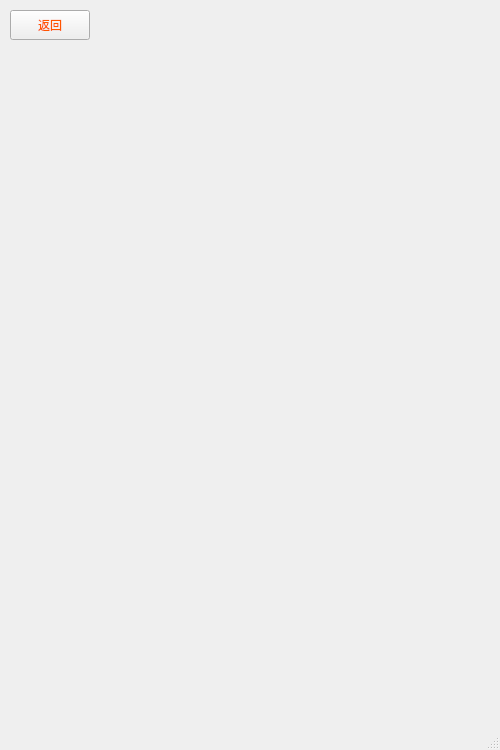
<?xml version="1.0" encoding="UTF-8"?>
<ui version="4.0">
 <class>Help</class>
 <widget class="QMainWindow" name="Help">
  <property name="geometry">
   <rect>
    <x>0</x>
    <y>0</y>
    <width>500</width>
    <height>750</height>
   </rect>
  </property>
  <property name="windowTitle">
   <string>华容道</string>
  </property>
  <property name="styleSheet">
   <string notr="true"/>
  </property>
  <widget class="QWidget" name="centralwidget">
   <widget class="QPushButton" name="btn_return">
    <property name="geometry">
     <rect>
      <x>10</x>
      <y>10</y>
      <width>80</width>
      <height>30</height>
     </rect>
    </property>
    <property name="styleSheet">
     <string notr="true">border-image: url(:/image/btn.jpg);
color: rgb(255, 85, 0);
font: 18pt &quot;华文新魏&quot;;</string>
    </property>
    <property name="text">
     <string>返回</string>
    </property>
   </widget>
  </widget>
  <widget class="QMenuBar" name="menubar">
   <property name="geometry">
    <rect>
     <x>0</x>
     <y>0</y>
     <width>500</width>
     <height>26</height>
    </rect>
   </property>
  </widget>
  <widget class="QStatusBar" name="statusbar"/>
 </widget>
 <resources/>
 <connections/>
</ui>
